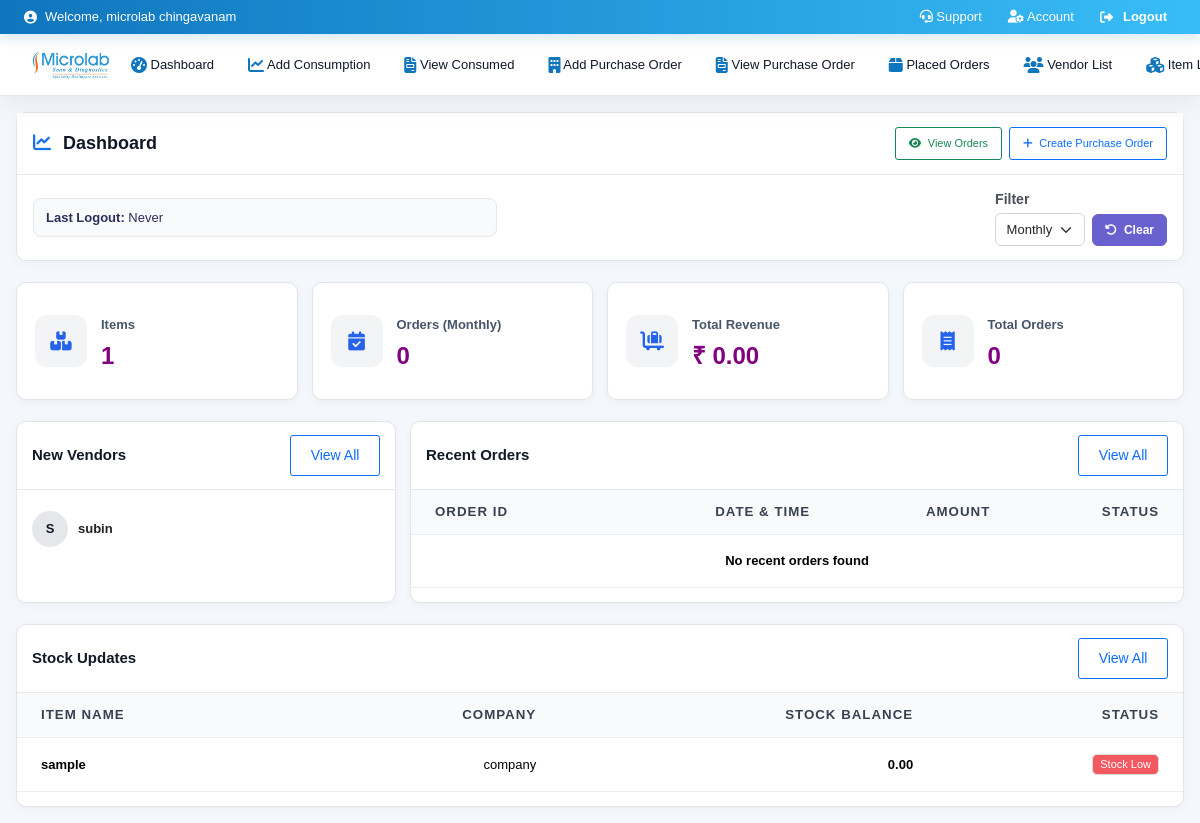
Page /dashboard (signed in) on the earlier database version.
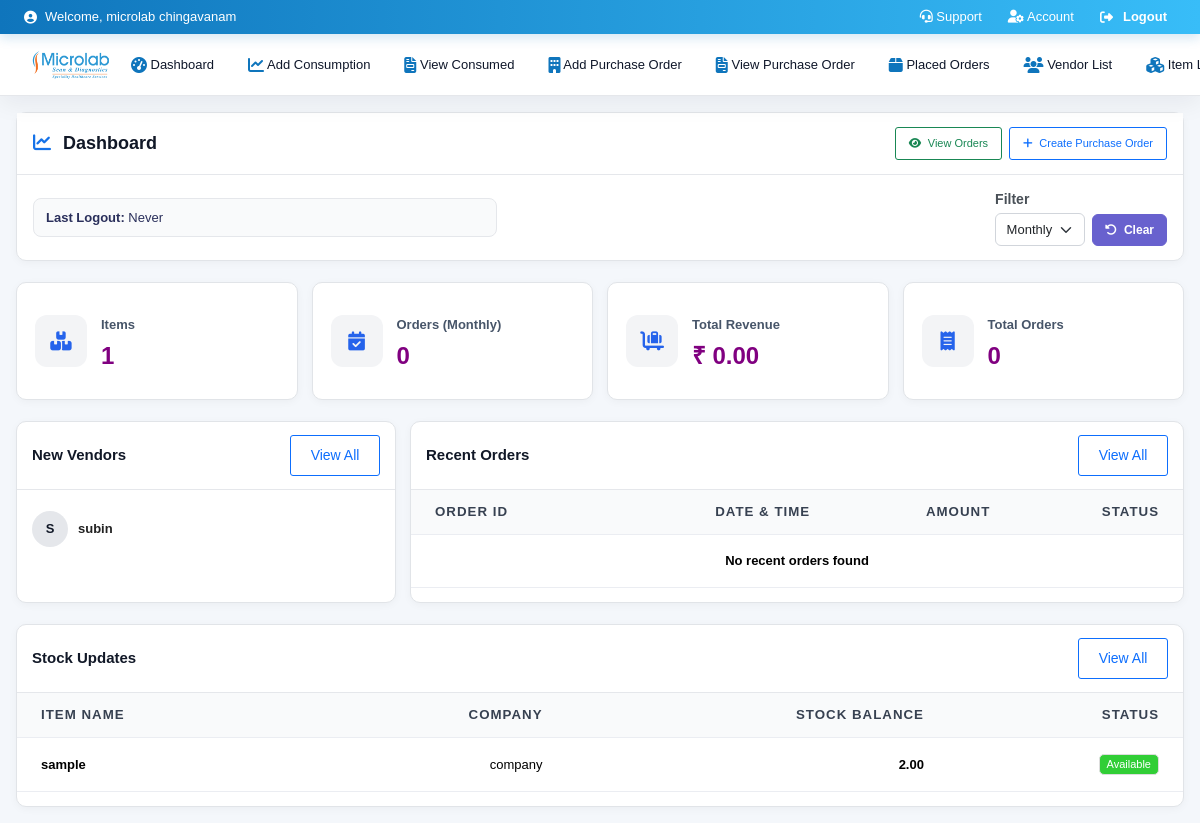
Same page on the later database version.
### myapp/models.py (models this page shows, shortened)
class Registration(models.Model):
    First_name = models.CharField(max_length=200, null=True, blank=True)
    Last_name = models.CharField(max_length=200, null=True, blank=True)
    Email = models.EmailField(max_length=200, null=True, blank=True)
    Password = models.CharField(max_length=200, null=True, blank=True)
    Mobile_Number = models.CharField(max_length=200, null=True, blank=True)
    Registration_date = models.DateField(max_length=200, null=True, blank=True)
    Image = models.ImageField(upload_to='logo/', blank=True, null=True)
    gst_num = models.CharField(max_length=200, null=True, blank=True)
    address = models.TextField(max_length=1000, null=True, blank=True)
    User_Agreement = models.BooleanField(default=False)
    User_role = models.CharField(max_length=200, null=True, blank=True)
    created_at = models.DateField(auto_now_add=True, null=True, blank=True)
    user = models.OneToOneField(User, on_delete=models.CASCADE, null=True)
    edit_allowed = models.CharField(
        max_length=200,
        null=True,
        blank=True,
        default="False"
    )
    smtp_host = models.CharField(
        max_length=200,
        null=True,
        blank=True,
        default='smtp.gmail.com'
    )
    smtp_port = models.IntegerField(
        null=True,
        blank=True,
        default=587
    )
    smtp_email = models.EmailField(
        max_length=200,
        null=True,
        blank=True
    )
    smtp_password = models.CharField(
        max_length=500,
        null=True,
        blank=True
    )
    smtp_use_tls = models.BooleanField(default=True)
    payment_status=models.CharField(max_length=200, null=True, blank=True)
    payment_expiry= models.CharField(max_length=200, null=True, blank=True)

class Vendor(models.Model):
    name = models.CharField(max_length=255,null=True, blank=True)
    mobile_number = models.CharField(max_length=15,null=True, blank=True)
    email = models.EmailField(null=True, blank=True)
    address = models.TextField(null=True, blank=True)
    created_at = models.DateField(auto_now_add=True,null=True, blank=True)
    user = models.ForeignKey(User, on_delete=models.CASCADE, null=True, blank=True)  # Add this

class Item(models.Model):
    name = models.CharField(max_length=255, null=True)
    vendor = models.ForeignKey(Vendor, on_delete=models.CASCADE, related_name='items', null=True)
    company_name = models.CharField(max_length=100, null=True)
    gst = models.CharField(max_length=100, null=True)
    hsn = models.CharField(max_length=100, null=True)
    item_price = models.DecimalField(max_digits=100, decimal_places=2, default=Decimal('340.34'), null=True)
    pack_size = models.CharField(max_length=100, null=True)
    stock_balance = models.DecimalField(max_digits=100, decimal_places=2, default=Decimal('0.00'), null=True)  # Changed
    created_at = models.DateField(auto_now_add=True,null=True, blank=True)
    user = models.ForeignKey(User, on_delete=models.CASCADE, null=True, blank=True)

### myapp/decorators.py (the view)
    def _function(request,*args,**kwargs):
        m = Registration.objects.get(user = request.user)
        if m.User_role != 'employee':
            try:
                del request.session['logg']
                messages.success(request, 'Please login as Employee')
                return HttpResponseRedirect('home')
            except:
                messages.success(request, 'Please login as Employee')
                return HttpResponseRedirect('home')
        else:
            return function(request, *args, **kwargs)

### templates/employee_home.html (shortened to what this page needs)
{% load static %}
<!DOCTYPE html>
<html lang="en">
<head>
    <link href="https://cdn.jsdelivr.net/npm/bootstrap@5.3.3/dist/css/bootstrap.min.css" rel="stylesheet">
    <link rel="stylesheet" href="https://cdnjs.cloudflare.com/ajax/libs/font-awesome/6.5.1/css/all.min.css">
</head>
<body>
{% include 'navbar3.html' %}
<div class="dashboard-wrapper">
    <div class="page-card mb-4">
        <div class="dashboard-header">
            <div class="row align-items-center g-3">
                <div class="col-md-6 col-12">
                    <h5 class="dashboard-title">
                        <i class="fa-solid fa-chart-line me-2 text-primary"></i>
                        Dashboard
                    </h5>
                </div>
                <div class="col-md-6 col-12">
                    <div class="d-flex justify-content-md-end gap-2 flex-wrap">
                        <a href="/view_purchase_orders" class="btn btn-outline-success top-btn btn-sm">
                            <i class="fa-solid fa-eye me-1"></i> View Orders
                        </a>
                        <a href="/company_list" class="btn btn-outline-primary top-btn btn-sm">
                            <i class="fa-solid fa-plus me-1"></i> Create Purchase Order
                        </a>
                    </div>
                </div>
            </div>
        </div>
        <div class="filter-section">
            <div class="row align-items-center g-3">
                <div class="col-lg-5 col-md-12">
                    <div class="last-login-box">
                        <strong>Last Logout:</strong>
                        {% if user.last_name %}
                            {{ user.last_name }}
                        {% else %}
                            Never
                        {% endif %}
                    </div>
                </div>
                <div class="col-lg-7 col-md-12">
                    <form method="get" class="row g-2 align-items-end justify-content-lg-end filter-form">
                        <div class="col-auto">
                            <label for="filter" class="form-label mb-1">Filter</label>
                            <select name="filter" id="filter" class="form-select" onchange="this.form.submit()">
                                <option value="monthly" {% if filter == 'monthly' %}selected{% endif %}>Monthly</option>
                            </select>
                        </div>
                        <div class="col-auto">
                            <a href="{% url request.resolver_match.view_name %}" class="btn btn-secondary">
                                <i class="fa-solid fa-rotate-left me-1"></i> Clear
                            </a>
                        </div>
                    </form>
                </div>
            </div>
        </div>
    </div>
    <div class="row g-3 mb-4">
        <div class="col-xl-3 col-md-6 col-12 d-flex">
            <div class="stat-card">
                <div class="stat-body">
                    <div class="stat-icon"><i class="fas fa-boxes"></i></div>
                    <div class="stat-info">
                        <p class="stat-label">Items</p>
                        <h4 class="stat-value">{{ total_items|default:0 }}</h4>
                    </div>
                </div>
            </div>
        </div>
        <div class="col-xl-3 col-md-6 col-12 d-flex">
            <div class="stat-card">
                <div class="stat-body">
                    <div class="stat-icon"><i class="fas fa-calendar-check"></i></div>
                    <div class="stat-info">
                        <p class="stat-label">
                            Orders {% if filter != 'all' %}({{ filter|title }}){% else %}Today{% endif %}
                        </p>
                        <h4 class="stat-value">{{ total_purchase_order_items_today|default:0 }}</h4>
                    </div>
                </div>
            </div>
        </div>
        <div class="col-xl-3 col-md-6 col-12 d-flex">
            <div class="stat-card">
                <div class="stat-body">
                    <div class="stat-icon"><i class="fas fa-luggage-cart"></i></div>
                    <div class="stat-info">
                        <p class="stat-label">Total Revenue</p>
                        <h4 class="stat-value">₹ {{ total_purchase_order_amount|default:0|floatformat:2 }}</h4>
                    </div>
                </div>
            </div>
        </div>
        <div class="col-xl-3 col-md-6 col-12 d-flex">
            <div class="stat-card">
                <div class="stat-body">
                    <div class="stat-icon"><i class="fas fa-receipt"></i></div>
                    <div class="stat-info">
                        <p class="stat-label">Total Orders</p>
                        <h4 class="stat-value">{{ total_purchase_order_items|default:0 }}</h4>
                    </div>
                </div>
            </div>
        </div>
    </div>
    <div class="row g-3 mb-4">
        <div class="col-lg-4 col-12">
            <div class="content-card">
                <div class="content-card-header">
                    <h6 class="content-title">New Vendors</h6>
                    <a href="{% url 'vendor_list' %}" class="btn btn-outline-primary view-btn">View All</a>
                </div>
                <div class="vendor-list">
                    {% for vendor in vendors|dictsortreversed:"id"|slice:":4" %}
                    <div class="vendor-item">
                        <div class="avatar-circle">{{ vendor.name|slice:":1"|upper }}</div>
                        <div class="vendor-name">{{ vendor.name }}</div>
                    </div>
                    {% empty %}
                    <div class="empty-row">No vendors found for this filter</div>
                    {% endfor %}
                </div>
            </div>
        </div>
        <div class="col-lg-8 col-12">
            <div class="content-card">
                <div class="content-card-header">
                    <h6 class="content-title">Recent Orders</h6>
                    <a href="{% url 'placed_orders' %}" class="btn btn-outline-primary view-btn">View All</a>
                </div>
                <div class="card-body p-0">
                    <div class="table-responsive">
                        <table class="table align-items-center">
                            <thead>
                                <tr>
                                    <th>Order Id</th>
                                    <th class="text-end">Date & Time</th>
                                    <th class="text-end">Amount</th>
                                    <th class="text-end">Status</th>
                                </tr>
                            </thead>
                            <tbody>
                                {% for invoice in invoices|dictsortreversed:"id"|slice:":4" %}
                                <tr>
                                    <th scope="row">
                                        <span class="order-check">
                                            <i class="fa fa-check"></i>
                                        </span>
                                        order from #{{ invoice.invoice_number }}
                                    </th>
                                    <td class="text-end">{{ invoice.date|default:invoice.created_at }}</td>
                                    <td class="text-end fw-bold">₹ {{ invoice.total_amount }}</td>
                                    <td class="text-end">
                                        <span class="badge badge-success" style="color:black;">
                                            {{ invoice.status|default:"Not Invoiced" }}
                                        </span>
                                    </td>
                                </tr>
                                {% empty %}
                                <tr>
                                    <td colspan="4" class="empty-row">No recent orders found</td>
                                </tr>
                                {% endfor %}
                            </tbody>
                        </table>
                    </div>
                </div>
            </div>
        </div>
    </div>
    <div class="row g-3">
        <div class="col-12">
            <div class="content-card">
                <div class="content-card-header">
                    <h6 class="content-title">Stock Updates</h6>
                    <a href="{% url 'item_list' %}" class="btn btn-outline-primary view-btn">View All</a>
                </div>
                <div class="card-body p-0">
                    <div class="table-responsive">
                        <table class="table align-items-center">
                            <thead>
                                <tr>
                                    <th>Item Name</th>
                                    <th class="text-end">Company</th>
                                    <th class="text-end">Stock Balance</th>
                                    <th class="text-end">Status</th>
                                </tr>
                            </thead>
                            <tbody>
                                {% for item in items|dictsort:"stock_balance" %}
                                <tr class="{% if item.stock_balance < 1 %}stock-low-row{% endif %}">
                                    <td class="fw-semibold">{{ item.name }}</td>
                                    <td class="text-end">{{ item.company_name }}</td>
                                    <td class="text-end fw-bold">{{ item.stock_balance }}</td>
                                    <td class="text-end">
                                        {% if item.stock_balance < 1 %}
                                            <span class="badge bg-danger text-white">Stock Low</span>
                                        {% else %}
                                            <span class="badge bg-success text-white">Available</span>
                                        {% endif %}
                                    </td>
                                </tr>
                                {% empty %}
                                <tr>
                                    <td colspan="4" class="empty-row">No stock records found</td>
                                </tr>
                                {% endfor %}
                            </tbody>
                        </table>
                    </div>
                </div>
            </div>
        </div>
    </div>
</div>
</body>
</html>

### templates/navbar3.html (shortened to what this page needs)
{% include 'links.html' %}
{% load static %}
<div class="ml-top-support-bar d-flex justify-content-between align-items-center">
    <div class="ml-top-support-left">
        <i class="fas fa-user-circle"></i>
        <span>Welcome, {{ bok.First_name }}</span>
    </div>
    <div class="ml-top-support-links">
        <a href="mailto:aslamchirayil0001@gmail.com?subject=Support%20Request">
            <i class="fas fa-headset"></i> Support
        </a>
        <a href="{% url 'update_employee' %}">
            <i class="fas fa-user-cog"></i> Account
        </a>
        <a href="#" id="logoutBtn" style="color: white;">
            <i class="fas fa-sign-out-alt"></i> Logout
        </a>
    </div>
</div>
<nav class="navbar navbar-expand-lg ml-navbar-horizontal">
    <a class="ml-navbar-brand" href="/dashboard">
        <img src="{% static 'logo.png' %}" alt="Microlab Logo">
    </a>
    <div class="collapse navbar-collapse" id="mlNavbarNav">
        <ul class="navbar-nav ms-auto">
            <li class="nav-item"><a class="nav-link" href="/dashboard"><i class="fas fa-tachometer-alt"></i> Dashboard</a></li>
            <li class="nav-item"><a class="nav-link" href="/view_consumed_orders"><i class="fas fa-chart-line"></i> Add Consumption</a></li>
            <li class="nav-item"><a class="nav-link" href="/custom_consumed"><i class="fas fa-file-invoice"></i> View Consumed</a></li>
            <li class="nav-item"><a class="nav-link" href="/company_list"><i class="fas fa-building"></i> Add Purchase Order</a></li>
            <li class="nav-item"><a class="nav-link" href="/view_purchase_orders"><i class="fas fa-file-invoice"></i> View Purchase Order</a></li>
            <li class="nav-item"><a class="nav-link" href="/placed_orders"><i class="fas fa-box"></i> Placed Orders</a></li>
            <li class="nav-item"><a class="nav-link" href="/vendor_list"><i class="fas fa-users"></i> Vendor List</a></li>
            <li class="nav-item"><a class="nav-link" href="/item_list"><i class="fas fa-cubes"></i> Item List</a></li>
        </ul>
    </div>
</nav>

Differences in the rows shown:
changed Item "sample": stock_balance "0.00" → "2.00"; stock_balance "Stock Low" → "Available"
